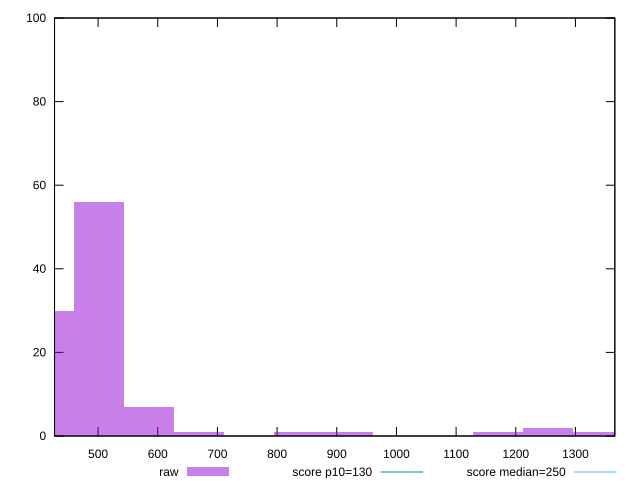

Recreate this plot in gnuplot.
reset

$raw <<EOF
501.6475304819874 56
418.03960873498954 30
585.2554522289853 7
1337.7267479519664 1
1170.5109044579706 1
1254.1188262049686 2
668.8633739759832 1
919.6871392169769 1
836.0792174699791 1
EOF

set key outside below
set boxwidth 83.6079217469979
set xrange [427:1366]
set yrange [0:100]
set trange [0:100]
set style fill transparent solid 0.5 noborder

set parametric
set terminal svg size 640, 490 enhanced background rgb 'white'
set output "reprap/max-potential-fid/samples/pages+cached/raw/histogram.svg"

plot $raw title "raw" with boxes, \
     130,t title "score p10=130", \
     250,t title "score median=250"

reset
